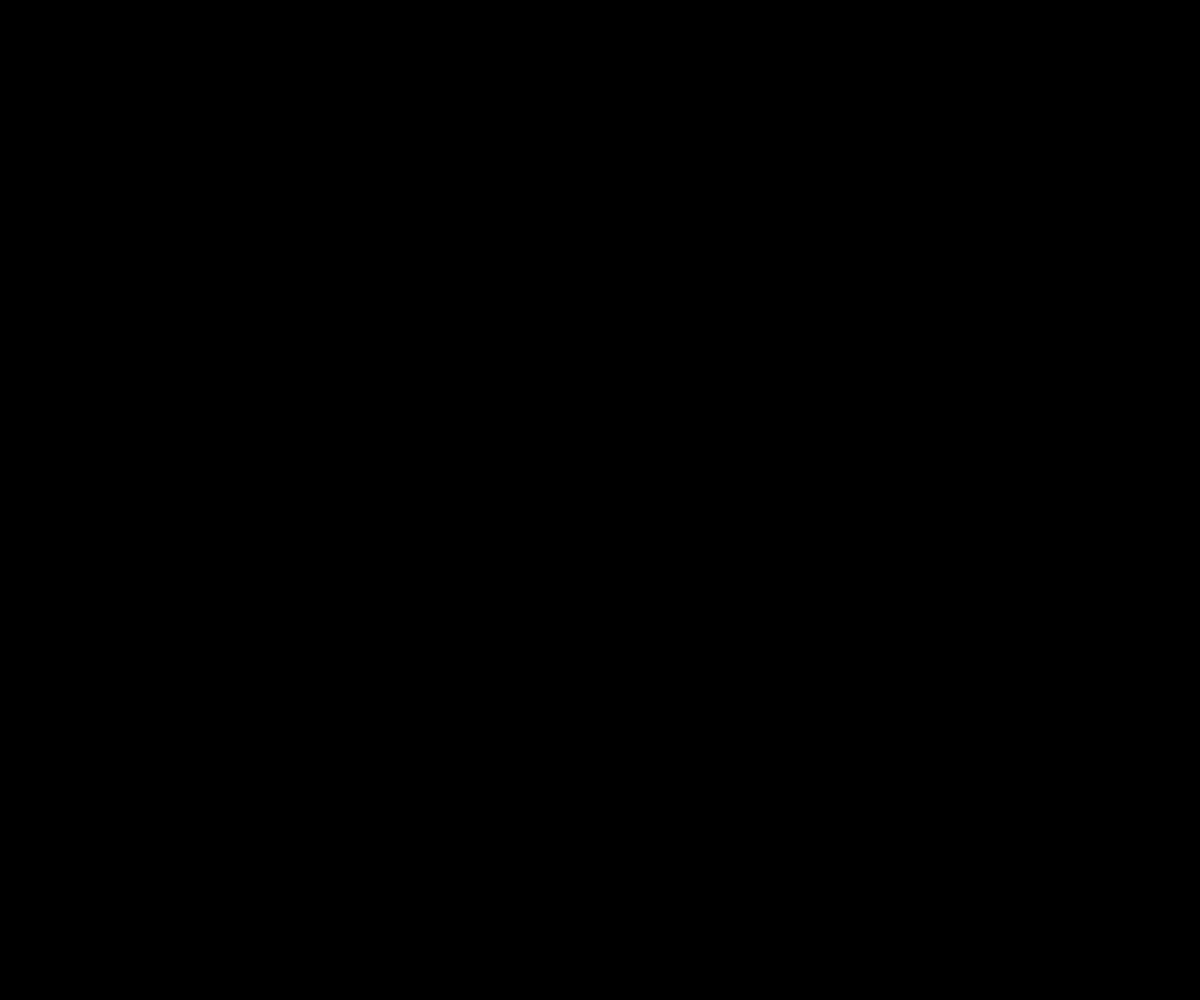
Frame 1 (no input)
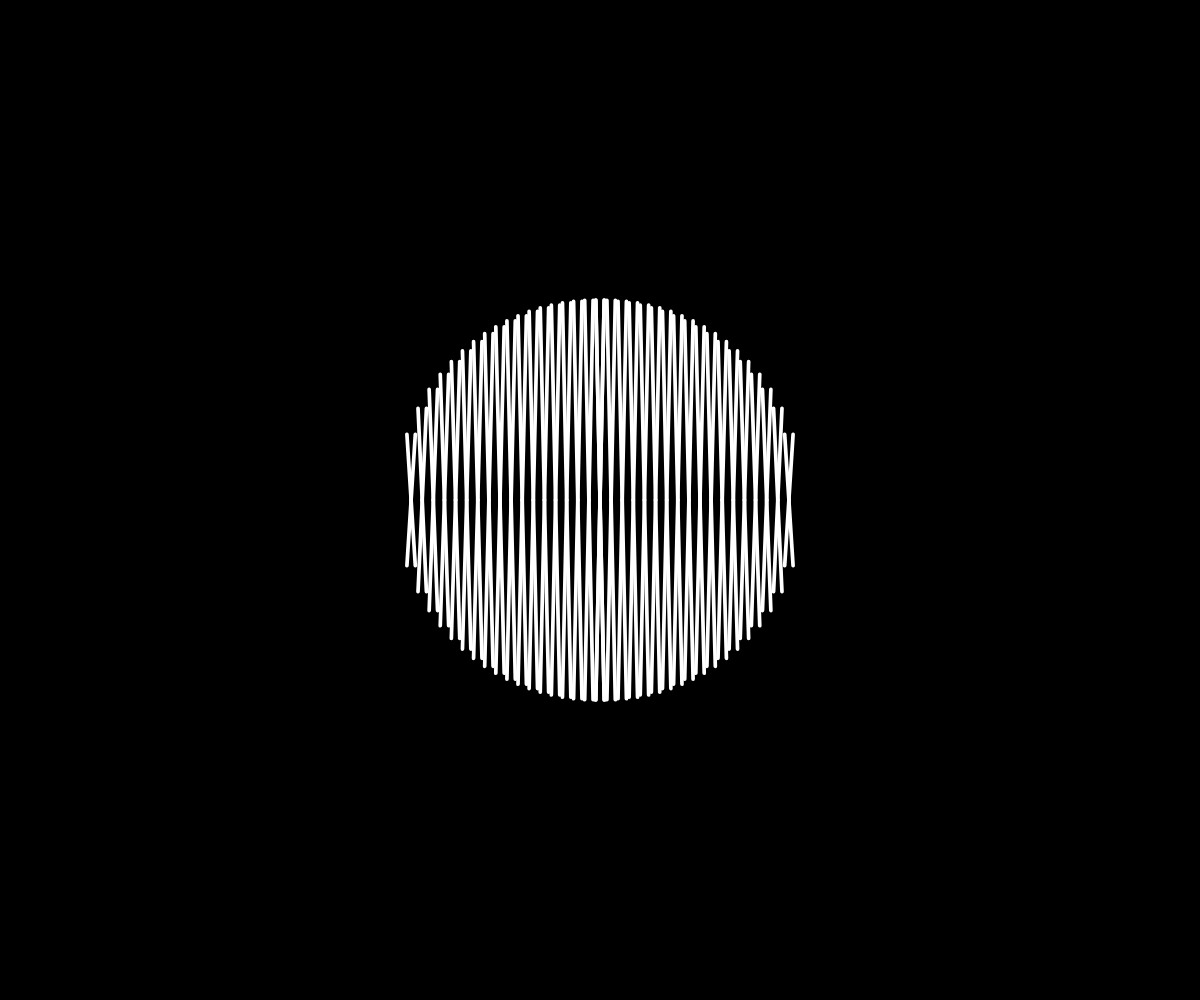
Frame 60 (no input)
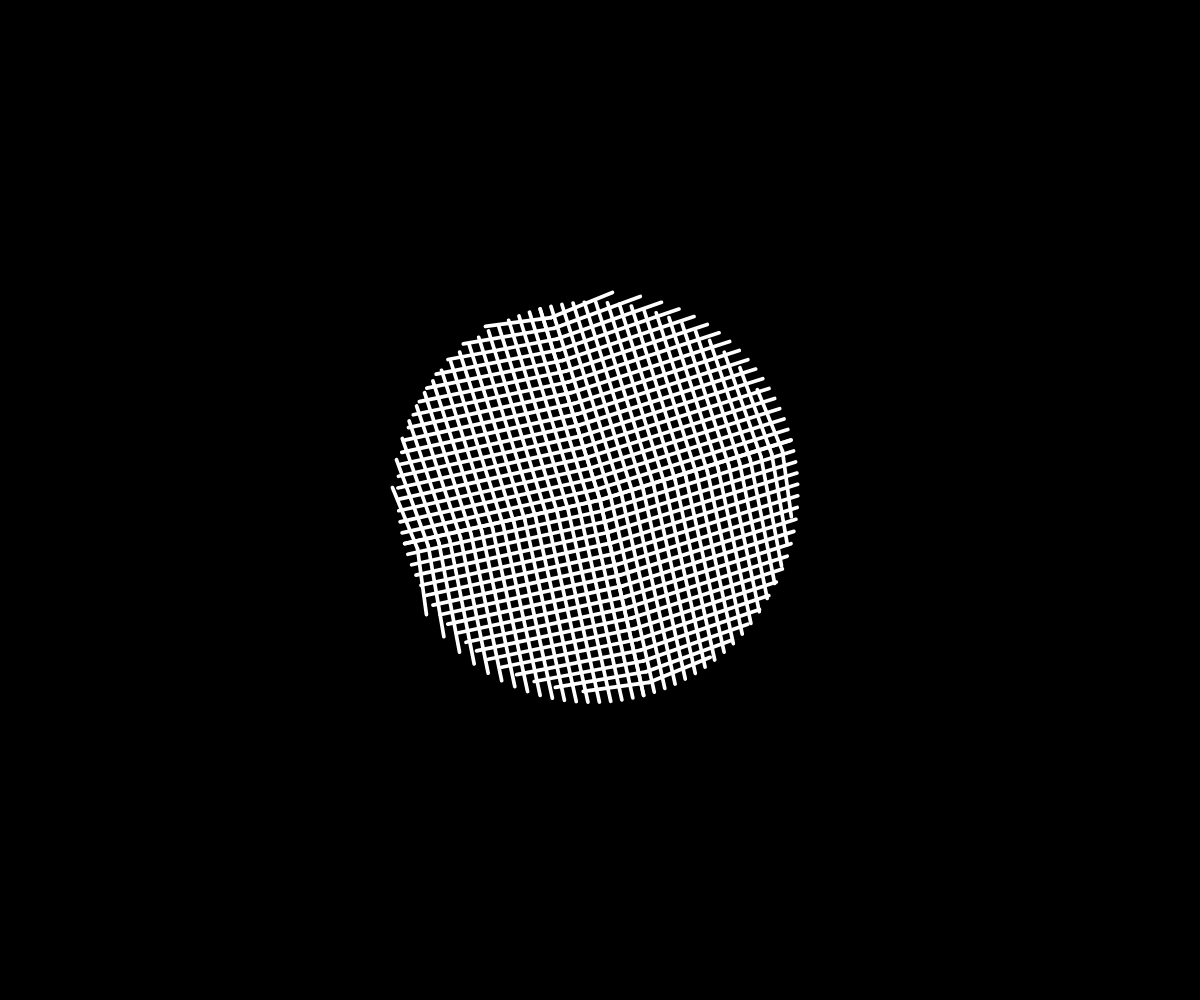
Frame 120 (the mouse pressed at the canvas centre since frame 60)

The p5.js sketch that drew these frames (run headless with seeded random() and noise() and a simulated clock; from frame 60 on, the mouse is pressed at the canvas centre):

// p5.js sketch
// ── sketch.js
let num;
let intervalX;
let bubbleR;
let sw;
let numLimit;

function setup() {
  createCanvas(windowWidth, windowHeight);
  background(0);
  stroke(255);
  frameRate(24);

  // initializing variable
  num = 0;
  bubbleR = 200;
  numLimit = random(10, 20);
}

function draw() {
  background(0);
  let sw = intervalX/3;
  intervalX = bubbleR/num;
  let offset = frameCount*0.07;


  if (num < numLimit){ num ++; }

  strokeWeight(sw);

  push();
  translate(width/2, height/2);
  rotate(map(mouseY, 0, width, 0, PI));
  for(let i=0; i<num; i++) {
    line(i*intervalX, 0, i*intervalX-offset, sqrt(sq(bubbleR)-sq(i*intervalX)));
  }
  for(let i=0; i<num; i++) {
    line(i*intervalX, 0, i*intervalX-offset, -sqrt(sq(bubbleR)-sq(i*intervalX)));
  }
  for(let i=0; i<num; i++) {
    line(-i*intervalX, 0, -i*intervalX-offset, sqrt(sq(bubbleR)-sq(i*intervalX)));
  }
  for(let i=0; i<num; i++) {
    line(-i*intervalX, 0, -i*intervalX-offset, -sqrt(sq(bubbleR)-sq(i*intervalX)));
  }


  rotate(map(mouseX, 0, width, 0, PI));
  for(let i=0; i<num; i++) {
    line(i*intervalX, 0, i*intervalX+offset, sqrt(sq(bubbleR)-sq(i*intervalX)));
  }
  for(let i=0; i<num; i++) {
    line(i*intervalX, 0, i*intervalX+offset, -sqrt(sq(bubbleR)-sq(i*intervalX)));
  }
  for(let i=0; i<num; i++) {
    line(-i*intervalX, 0, -i*intervalX+offset, sqrt(sq(bubbleR)-sq(i*intervalX)));
  }
  for(let i=0; i<num; i++) {
    line(-i*intervalX, 0, -i*intervalX+offset, -sqrt(sq(bubbleR)-sq(i*intervalX)));
  }
  pop();


}
